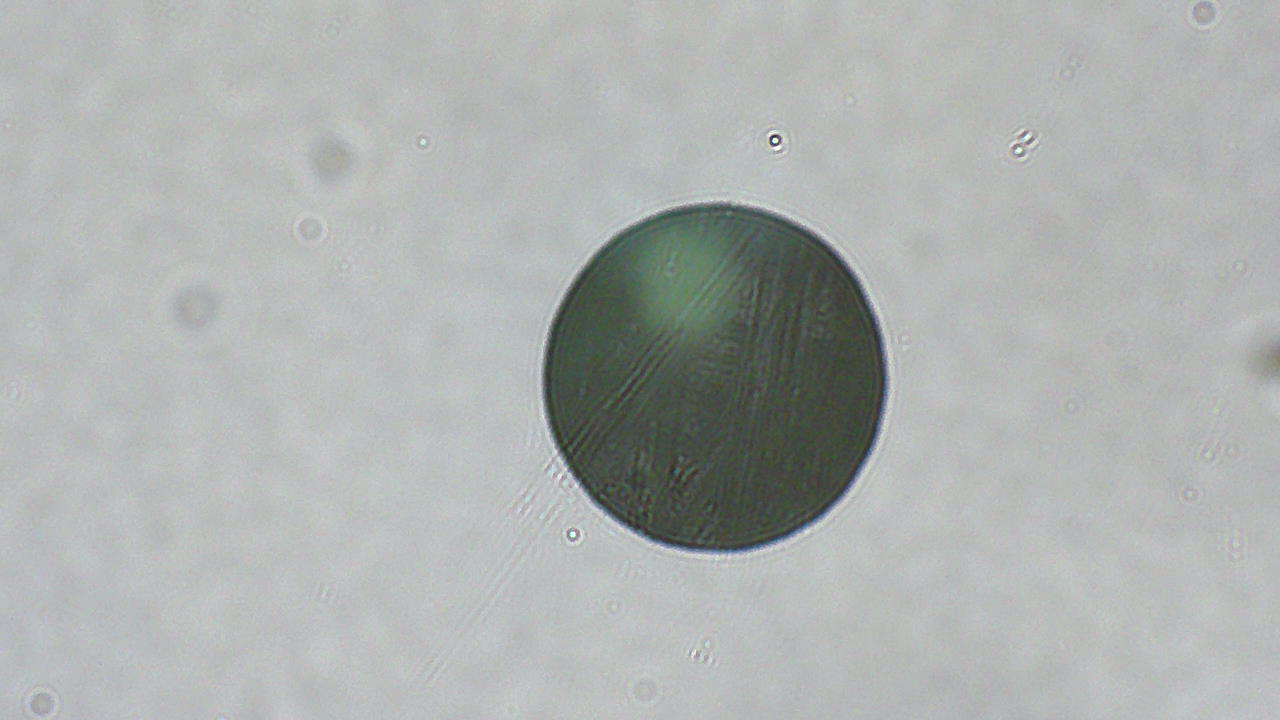
#> input picture Praktikum/B21/Images/Img1.png, 1280 x 720 px; its folder holds only this picture in this run
$ python image_collecor_21.py
#> lines starting #> are read from the running program, lines starting #| are printed output that depends on the picture
#> in erstelle_collage, `collage = Image.new('RGB', (A4_BREITE_PX, A4_HOEHE_PX), color='white')`: collage: PIL image 3508x2480 RGB; every value is 255
#> in erstelle_collage, img is the input picture: PIL image 1280x720 RGB; mean R, G, B 173.2, 176.8, 174.8
from PIL import Image, ImageDraw, ImageFont
""" Dieser Code wurde von ChatGPT erstellt
    Falls was nicht funktioniert kein Plan, was hier passiert :)
"""

# A4-Maße bei 300 DPI
A4_BREITE_PX = 3508
A4_HOEHE_PX = 2480
DPI = 600

# Layout
bilder_pro_seite = 6
bilder_gesamt = 6
bilder_pro_zeile = 3
zeilen = 2

# Bildgröße (berechnet auf Basis A4 mit Abstand)
abstand_x, abstand_y = 30, 40
text_hoehe = 30

bild_breite = (A4_BREITE_PX - (bilder_pro_zeile + 1) * abstand_x) // bilder_pro_zeile
bild_hoehe = (A4_HOEHE_PX - (zeilen + 1) * abstand_y - zeilen * text_hoehe) // zeilen

# Schriftart
try:
    schrift = ImageFont.truetype("arial.ttf", 24)
except:
    schrift = ImageFont.load_default()

# Hilfsfunktion für proportional skalierte Bildverkleinerung
def resize_with_aspect(image, target_width, target_height, bg_color=(255, 255, 255)):
#> called with target_width = 1129, target_height = 1150, bg_color = (255, 255, 255)
    original_width, original_height = image.size
#> original_width = 1280; original_height = 720
    ratio = min(target_width / original_width, target_height / original_height)
#> ratio = 0.882
    new_size = (int(original_width * ratio), int(original_height * ratio))
#> new_size = (1129, 635)
    image = image.resize(new_size, Image.LANCZOS)

    new_image = Image.new("RGB", (target_width, target_height), bg_color)
#> new_image: PIL image 1129x1150 RGB; every value is 255
    offset = ((target_width - new_size[0]) // 2, (target_height - new_size[1]) // 2)
#> offset = (0, 257)
    new_image.paste(image, offset)
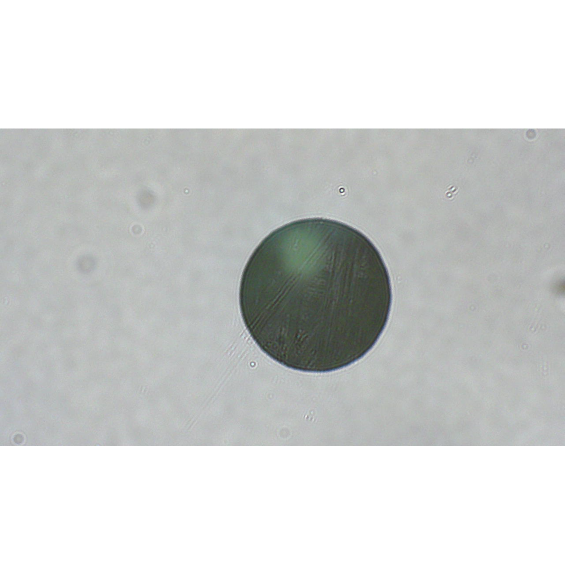
#> new_image: PIL image 1129x1150 RGB (shown at 1/2 size); mean R, G, B 209.8, 211.8, 210.7
    return new_image

# Collage-Seite erzeugen
def erstelle_collage(start_index, seiten_index):
    collage = Image.new('RGB', (A4_BREITE_PX, A4_HOEHE_PX), color='white')
    draw = ImageDraw.Draw(collage)

    bilder_auf_dieser_seite = min(bilder_pro_seite, bilder_gesamt - start_index)

    for i in range(bilder_auf_dieser_seite):
        index = start_index + i + 1
        dateiname = f"Images/Img{index}.png"

        try:
            img = Image.open(dateiname)
            img = resize_with_aspect(img, bild_breite, bild_hoehe)
        except:
            print(f"Fehler beim Laden: {dateiname}")
            continue

        zeile = i // bilder_pro_zeile
        spalte = i % bilder_pro_zeile

        x = abstand_x + spalte * (bild_breite + abstand_x)
        y = abstand_y + zeile * (bild_hoehe + text_hoehe + abstand_y)

        collage.paste(img, (x, y))
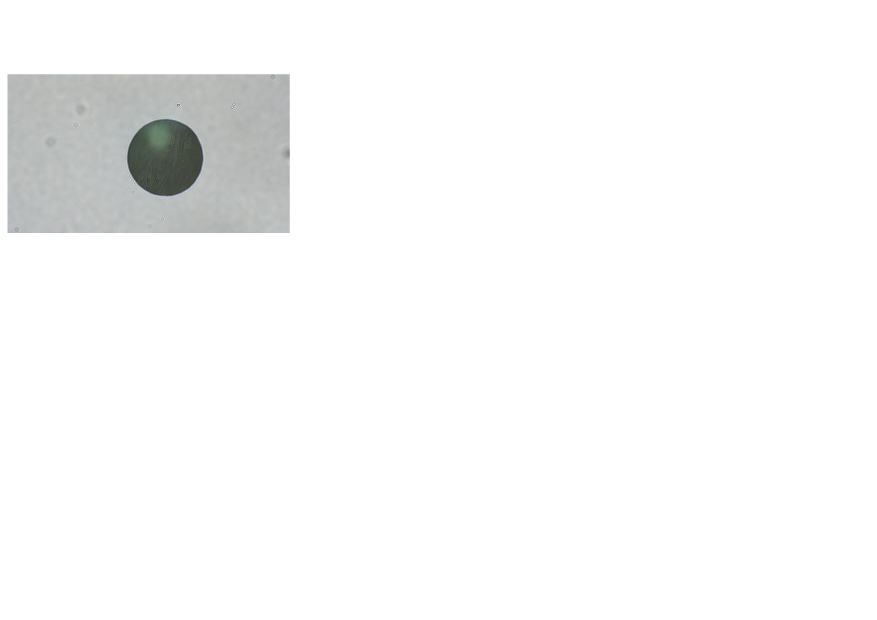
#> collage: PIL image 3508x2480 RGB (shown at 1/4 size); mean R, G, B 248.3, 248.6, 248.4

        # Text unter dem Bild
        bildname = f"Abbildung Nr: {index}"
        bbox = draw.textbbox((0, 0), bildname, font=schrift)
#> bbox = (0, 5, 187, 28)
        text_breite = bbox[2] - bbox[0]
#> text_breite = 187
        text_x = x + (bild_breite - text_breite) // 2
#> text_x = 501
        draw.text((text_x, y + 0.85 * bild_hoehe), bildname, fill='black', font=schrift)

    collage.save(f"Collagen/collage_{seiten_index+1}.jpg", dpi=(DPI, DPI))
    print(f"collage_{seiten_index+1}.jpg gespeichert.")

# Hauptlogik
for seite in range((bilder_gesamt + bilder_pro_seite - 1) // bilder_pro_seite):
    start = seite * bilder_pro_seite
    erstelle_collage(start, seite)
